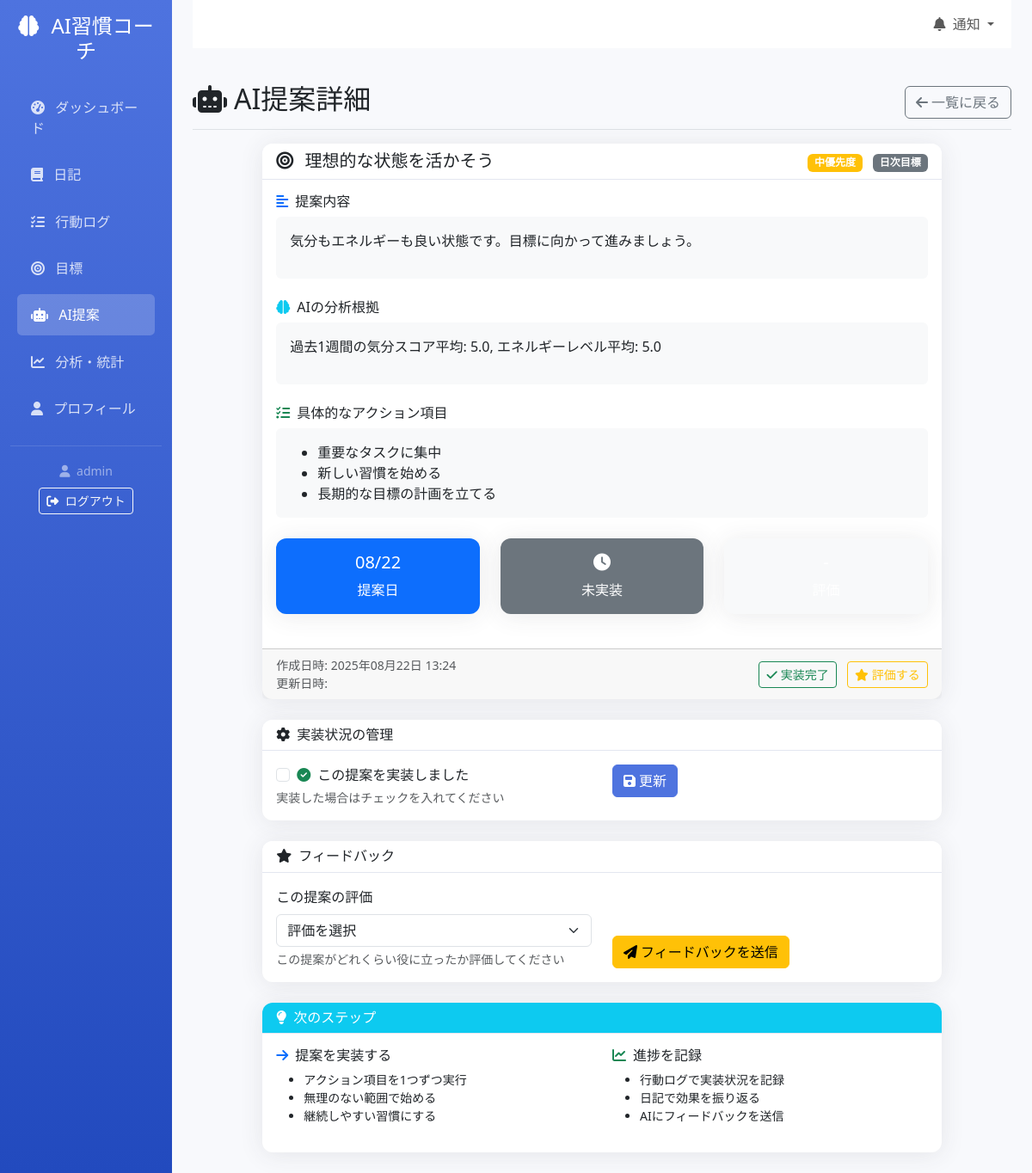
The app's page /ai-recommendations/1/ (signed in) with its own data.
### myapp/models.py (models this page shows, shortened)
class AIRecommendation(models.Model):
    user = models.ForeignKey(User, on_delete=models.CASCADE, verbose_name="ユーザー")  # 対象ユーザー
    date = models.DateField(default=timezone.now, verbose_name="提案日")               # 提案日
    recommendation_type = models.CharField(
        max_length=50,
        choices=[
            ('daily_goal', '日次目標'),
            ('habit_suggestion', '習慣提案'),
            ('motivation', 'モチベーション'),
            ('reflection', '振り返り')
        ],
        verbose_name="提案タイプ"
    )
    title = models.CharField(max_length=200, verbose_name="提案タイトル")               # 提案タイトル
    content = models.TextField(verbose_name="提案内容")                                # 提案本文
    reasoning = models.TextField(verbose_name="提案理由")                              # AIの根拠
    action_items = models.JSONField(default=list, verbose_name="具体的なアクション")    # アクションリスト
    priority = models.CharField(
        max_length=20,
        choices=[
            ('low', '低'),
            ('medium', '中'),
            ('high', '高')
        ],
        default='medium',
        verbose_name="優先度"
    )
    is_implemented = models.BooleanField(default=False, verbose_name="実装済み")        # 実装済みフラグ
    feedback_rating = models.IntegerField(
        choices=[(i, str(i)) for i in range(1, 6)],
        null=True,
        blank=True,
        verbose_name="フィードバック評価"
    )
    created_at = models.DateTimeField(auto_now_add=True, verbose_name="作成日時")      # 作成日時
    class Meta:
        verbose_name = "AI提案"
        verbose_name_plural = "AI提案"
        unique_together = ['user', 'date', 'recommendation_type']  # 1日1タイプ1件

### myapp/views.py (the view, shortened to what this page needs)
# urls.py: path('ai-recommendations/<int:recommendation_id>/', views.ai_recommendation_detail, name='ai_recommendation_detail'),  # AI提案詳細
@login_required
def ai_recommendation_detail(request, recommendation_id):
    recommendation = get_object_or_404(
        AIRecommendation,
        id=recommendation_id,
        user=request.user
    )
    return render(request, 'myapp/ai_recommendation_detail.html', {
        'recommendation': recommendation
    })

### myapp/templates/myapp/ai_recommendation_detail.html (shortened to what this page needs)
{% extends 'myapp/base.html' %}
{% block content %}
<div class="d-flex justify-content-between flex-wrap flex-md-nowrap align-items-center pt-3 pb-2 mb-3 border-bottom">
    <h1 class="h2">
        <i class="fas fa-robot me-2"></i>AI提案詳細
    </h1>
    <div class="btn-toolbar mb-2 mb-md-0">
        <a href="{% url 'myapp:ai_recommendations' %}" class="btn btn-outline-secondary">
            <i class="fas fa-arrow-left me-1"></i>一覧に戻る
        </a>
    </div>
</div>
<div class="row justify-content-center">
    <div class="col-md-10">
        <div class="card">
            <div class="card-header">
                <div class="d-flex justify-content-between align-items-center">
                    <h5 class="mb-0">
                        <i class="fas fa-{% if recommendation.recommendation_type == 'daily_goal' %}bullseye{% else %}chart-line{% endif %} me-2"></i>
                        {{ recommendation.title }}
                    </h5>
                    <div>
                        <span class="badge bg-{% if recommendation.priority == 'high' %}danger{% elif recommendation.priority == 'medium' %}warning{% else %}info{% endif %} me-2">
                            {% if recommendation.priority == 'high' %}高優先度
                            {% elif recommendation.priority == 'medium' %}中優先度
                            {% else %}低優先度{% endif %}
                        </span>
                        <span class="badge bg-secondary">
                            {% if recommendation.recommendation_type == 'daily_goal' %}日次目標{% else %}週次振り返り{% endif %}
                        </span>
                    </div>
                </div>
            </div>
            <div class="card-body">
                <div class="mb-4">
                    <h6><i class="fas fa-align-left text-primary me-2"></i>提案内容</h6>
                    <div class="p-3 bg-light rounded">
                        {{ recommendation.content|linebreaks }}
                    </div>
                </div>
                {% if recommendation.reasoning %}
                    <div class="mb-4">
                        <h6><i class="fas fa-brain text-info me-2"></i>AIの分析根拠</h6>
                        <div class="p-3 bg-light rounded">
                            {{ recommendation.reasoning|linebreaks }}
                        </div>
                    </div>
                {% endif %}
                {% if recommendation.action_items %}
                    <div class="mb-4">
                        <h6><i class="fas fa-tasks text-success me-2"></i>具体的なアクション項目</h6>
                        <div class="p-3 bg-light rounded">
                            <ul class="mb-0">
                                {% for item in recommendation.action_items %}
                                    <li>{{ item }}</li>
                                {% endfor %}
                            </ul>
                        </div>
                    </div>
                {% endif %}
                <div class="row text-center">
                    <div class="col-md-4">
                        <div class="card bg-primary text-white">
                            <div class="card-body">
                                <h5 class="card-title">{{ recommendation.date|date:"m/d" }}</h5>
                                <p class="card-text">提案日</p>
                            </div>
                        </div>
                    </div>
                    <div class="col-md-4">
                        <div class="card {% if recommendation.is_implemented %}bg-success{% else %}bg-secondary{% endif %} text-white">
                            <div class="card-body">
                                <h5 class="card-title">
                                    {% if recommendation.is_implemented %}
                                        <i class="fas fa-check"></i>
                                    {% else %}
                                        <i class="fas fa-clock"></i>
                                    {% endif %}
                                </h5>
                                <p class="card-text">
                                    {% if recommendation.is_implemented %}実装済み{% else %}未実装{% endif %}
                                </p>
                            </div>
                        </div>
                    </div>
                    <div class="col-md-4">
                        <div class="card {% if recommendation.feedback_rating %}bg-warning{% else %}bg-light{% endif %} text-white">
                            <div class="card-body">
                                <h5 class="card-title">
                                </h5>
                                <p class="card-text">評価</p>
                            </div>
                        </div>
                    </div>
                </div>
            </div>
            <div class="card-footer">
                <div class="d-flex justify-content-between align-items-center">
                    <small class="text-muted">
                        作成日時: {{ recommendation.created_at|date:"Y年m月d日 H:i" }}
                        {% if recommendation.updated_at != recommendation.created_at %}
                            <br>更新日時: {{ recommendation.updated_at|date:"Y年m月d日 H:i" }}
                        {% endif %}
                    </small>
                    <div>
                        <button class="btn btn-outline-success btn-sm me-2" data-bs-toggle="modal" data-bs-target="#implementationModal">
                            <i class="fas fa-check me-1"></i>実装完了
                        </button>
                        <button class="btn btn-outline-warning btn-sm" data-bs-toggle="modal" data-bs-target="#feedbackModal">
                            <i class="fas fa-star me-1"></i>評価する
                        </button>
                    </div>
                </div>
            </div>
        </div>
        <div class="card mt-4">
            <div class="card-header">
                <h6 class="mb-0">
                    <i class="fas fa-cog me-2"></i>実装状況の管理
                </h6>
            </div>
            <div class="card-body">
                <form method="post">
                    <div class="row">
                        <div class="col-md-6">
                            <div class="form-check">
                                <input class="form-check-input" type="checkbox" id="is_implemented" name="is_implemented"
                                       {% if recommendation.is_implemented %}checked{% endif %}>
                                <label class="form-check-label" for="is_implemented">
                                    <i class="fas fa-check-circle text-success me-2"></i>この提案を実装しました
                                </label>
                            </div>
                            <div class="form-text">
                                実装した場合はチェックを入れてください
                            </div>
                        </div>
                        <div class="col-md-6">
                            <button type="submit" class="btn btn-primary">
                                <i class="fas fa-save me-1"></i>更新
                            </button>
                        </div>
                    </div>
                </form>
            </div>
        </div>
        <div class="card mt-4">
            <div class="card-header">
                <h6 class="mb-0">
                    <i class="fas fa-star me-2"></i>フィードバック
                </h6>
            </div>
            <div class="card-body">
                <form method="post">
                    <div class="row">
                        <div class="col-md-6">
                            <label for="rating" class="form-label">この提案の評価</label>
                            <select name="rating" id="rating" class="form-select">
                                <option value="">評価を選択</option>
                            </select>
                            <div class="form-text">
                                この提案がどれくらい役に立ったか評価してください
                            </div>
                        </div>
                        <div class="col-md-6 d-flex align-items-end">
                            <button type="submit" class="btn btn-warning">
                                <i class="fas fa-paper-plane me-1"></i>フィードバックを送信
                            </button>
                        </div>
                    </div>
                </form>
            </div>
        </div>
        <div class="card mt-4">
            <div class="card-header bg-info text-white">
                <h6 class="mb-0">
                    <i class="fas fa-lightbulb me-2"></i>次のステップ
                </h6>
            </div>
            <div class="card-body">
                <div class="row">
                    <div class="col-md-6">
                        <h6><i class="fas fa-arrow-right text-primary me-2"></i>提案を実装する</h6>
                        <ul class="small">
                            <li>アクション項目を1つずつ実行</li>
                            <li>無理のない範囲で始める</li>
                            <li>継続しやすい習慣にする</li>
                        </ul>
                    </div>
                    <div class="col-md-6">
                        <h6><i class="fas fa-chart-line text-success me-2"></i>進捗を記録</h6>
                        <ul class="small">
                            <li>行動ログで実装状況を記録</li>
                            <li>日記で効果を振り返る</li>
                            <li>AIにフィードバックを送信</li>
                        </ul>
                    </div>
                </div>
            </div>
        </div>
    </div>
</div>
{% endblock %}

### myapp/templates/myapp/base.html (shortened to what this page needs)
<!DOCTYPE html>
<html lang="ja">
<head>
    <link href="https://cdn.jsdelivr.net/npm/bootstrap@5.3.0/dist/css/bootstrap.min.css" rel="stylesheet">
    <link rel="stylesheet" href="https://cdnjs.cloudflare.com/ajax/libs/font-awesome/6.4.0/css/all.min.css">
</head>
<body>
    <div class="container-fluid">
        <div class="row">
            <nav class="col-md-3 col-lg-2 d-md-block sidebar collapse">
                <div class="position-sticky pt-3">
                    <div class="text-center mb-4">
                        <h4 class="text-white">
                            <i class="fas fa-brain me-2"></i>
                            AI習慣コーチ
                        </h4>
                    </div>
                    <ul class="nav flex-column">
                        <li class="nav-item">
                            <a class="nav-link {% if request.resolver_match.url_name == 'dashboard' %}active{% endif %}" href="{% url 'myapp:dashboard' %}">
                                <i class="fas fa-tachometer-alt me-2"></i>
                                ダッシュボード
                            </a>
                        </li>
                        <li class="nav-item">
                            <a class="nav-link {% if 'diary' in request.resolver_match.url_name %}active{% endif %}" href="{% url 'myapp:diary_list' %}">
                                <i class="fas fa-book me-2"></i>
                                日記
                            </a>
                        </li>
                        <li class="nav-item">
                            <a class="nav-link {% if 'action' in request.resolver_match.url_name %}active{% endif %}" href="{% url 'myapp:action_log_list' %}">
                                <i class="fas fa-list-check me-2"></i>
                                行動ログ
                            </a>
                        </li>
                        <li class="nav-item">
                            <a class="nav-link {% if 'goal' in request.resolver_match.url_name %}active{% endif %}" href="{% url 'myapp:goal_list' %}">
                                <i class="fas fa-bullseye me-2"></i>
                                目標
                            </a>
                        </li>
                        <li class="nav-item">
                            <a class="nav-link {% if 'ai' in request.resolver_match.url_name %}active{% endif %}" href="{% url 'myapp:ai_recommendations' %}">
                                <i class="fas fa-robot me-2"></i>
                                AI提案
                            </a>
                        </li>
                        <li class="nav-item">
                            <a class="nav-link {% if request.resolver_match.url_name == 'analytics' %}active{% endif %}" href="{% url 'myapp:analytics' %}">
                                <i class="fas fa-chart-line me-2"></i>
                                分析・統計
                            </a>
                        </li>
                        <li class="nav-item">
                            <a class="nav-link {% if request.resolver_match.url_name == 'profile' %}active{% endif %}" href="{% url 'myapp:profile' %}">
                                <i class="fas fa-user me-2"></i>
                                プロフィール
                            </a>
                        </li>
                    </ul>
                    <hr class="text-white-50">
                    <div class="text-center">
                        <small class="text-white-50">
                            <i class="fas fa-user me-1"></i>
                            {{ user.username }}
                        </small>
                        <br>
                        <a href="{% url 'logout' %}" class="btn btn-outline-light btn-sm mt-2">
                            <i class="fas fa-sign-out-alt me-1"></i>
                            ログアウト
                        </a>
                    </div>
                </div>
            </nav>
            <main class="col-md-9 ms-sm-auto col-lg-10 px-md-4 main-content">
                <nav class="navbar navbar-expand-lg navbar-light bg-white mb-4">
                    <div class="container-fluid">
                        <div class="navbar-nav ms-auto">
                            <div class="nav-item dropdown">
                                <a class="nav-link dropdown-toggle" href="#" role="button" data-bs-toggle="dropdown">
                                    <i class="fas fa-bell me-1"></i>
                                    通知
                                </a>
                            </div>
                        </div>
                    </div>
                </nav>
                {% block content %}{% endblock %}
            </main>
        </div>
    </div>
</body>
</html>

### records on screen
AIRecommendation: title "理想的な状態を活かそう", content "気分もエネルギーも良い状態です。目標に向かって進みましょう。", reasoning "過去1週間の気分スコア平均: 5.0, エネルギーレベル平均: 5.0", date "08/22", created_at "2025年08月22日 13:24"

### other values on screen
{{ user.username }} "admin"
{{ item }} "重要なタスクに集中" "新しい習慣を始める" "長期的な目標の計画を立てる"
